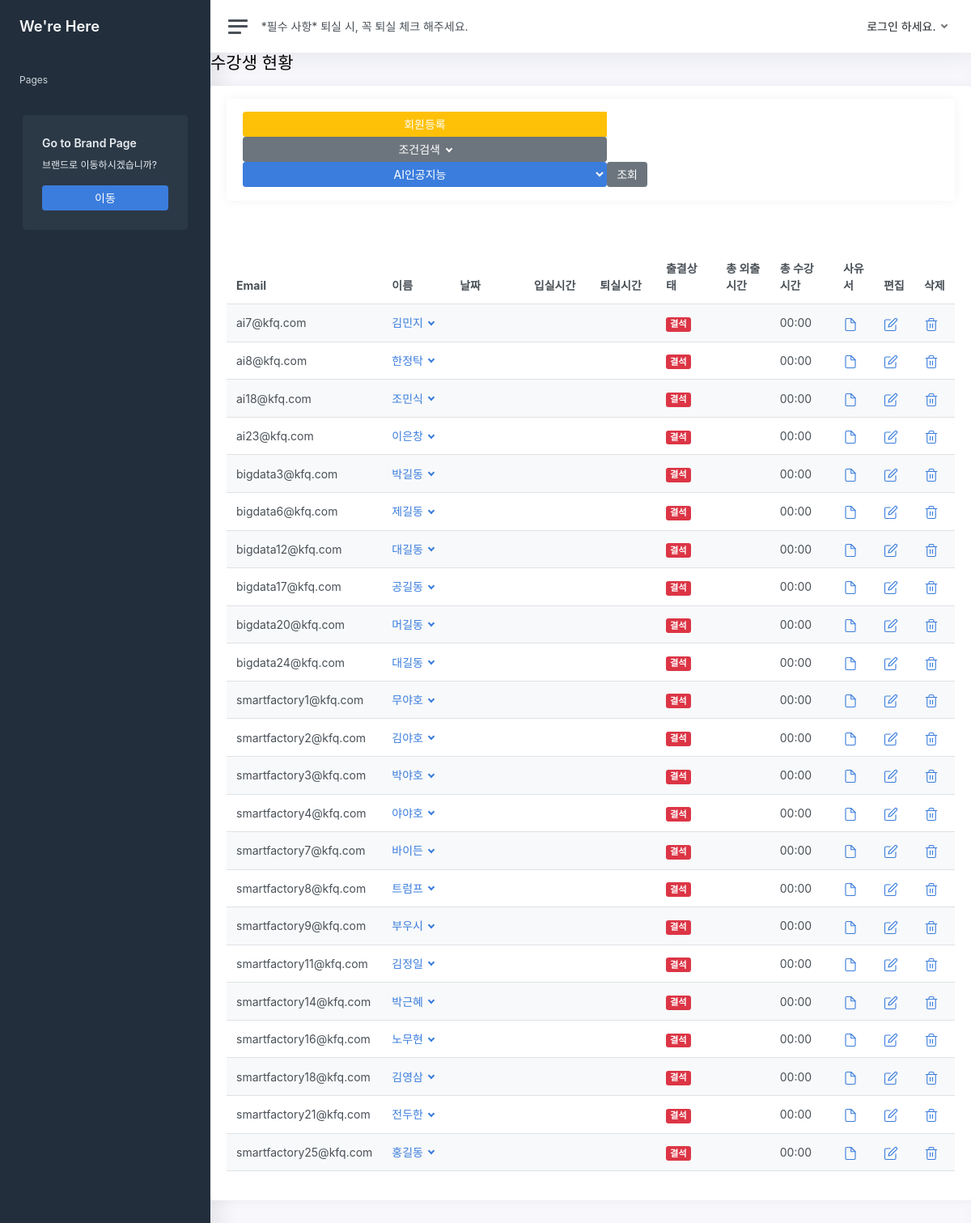
The page /CRM/status/data/absent/ on the database its author committed.
### CRM/models.py (models this page shows)
class Student_list(models.Model):
    studentListNum = models.AutoField(ClassList, primary_key=True)
    member_fk = models.ForeignKey(Member, on_delete=models.CASCADE)
    class_fk = models.ForeignKey(ClassList, on_delete=models.CASCADE)
    date = models.DateField(auto_now_add=True)
    attendance = models.CharField(max_length=2,default='N',null=True)
    absent = models.CharField(max_length=2,default='N',null=True)
    late = models.CharField(max_length=2,default='N',null=True)
    early= models.CharField(max_length=2,default='N',null=True)
    input_time = models.DateTimeField(null=True)
    output_time= models.DateTimeField(null=True)
    total_time_outing = models.DateTimeField(null=True)
    total_time = models.DateTimeField(null=True)
    temperature = models.FloatField(null=True)

class Member (models.Model):
    email = models.CharField(max_length=200, primary_key=True)
    class_fk = models.ForeignKey(ClassList, on_delete=models.CASCADE, null=True)
    password = models.CharField(max_length=200)
    name = models.CharField(max_length=50)
    age = models.IntegerField(null=True)
    university = models.CharField(max_length=50,default = '',null=True)
    major = models.CharField(max_length=50,default = '',null=True)
    interest_language = models.CharField(max_length=50,default = '',null=True)
    phone_number = models.CharField(max_length=100,default = '',null=True)
    address = models.CharField(max_length=200,default = '',null=True)
    birth = models.DateField(null=True)
    seat_num = models.IntegerField(null=True)
    authority = models.CharField(max_length=50)

### CRM/VIEW/status.py (the view)
# urls.py: path('status/data/absent/',             Status.absent,        name='status_absent'),
    def absent(request):
        classlist = ClassList.objects.all()
        list_status_here = Student_list.objects.filter(absent='Y')
        context = {'classlist' : classlist,}
        for object in list_status_here:
            object.date = ''
            object.input_time = ''
            object.output_time = ''
            object.total_time = '00:00'
            object.absent = '결석'
        context = {'list_status' : list_status_here, 'classlist' : classlist,}
        return render(request, './crm/page/03_status/status_03.html', context)

### CRM/templates/crm/page/03_status/status_03.html (shortened to what this page needs)
{% extends 'crm/include/base_c.html' %}
{% load static %}
{% block content %}
<h1 class="h3 mb-3">수강생 현황</h1>
<div class="row">
    <div class="col-12">
        <div class="card">
            <div class="card-header">
                <div class="card">
                    <div class="card-header">
                        <div class="btn-group">
                            <button type="button" class="btn btn-warning" data-toggle="modal" data-target="#centeredModalWarning" style="width:450px">
                            회원등록
                            </button>
                        </div>
                        <div class="btn-group">
                            <button type="button" class="btn btn-secondary dropdown-toggle" data-toggle="dropdown"
                                style="width:450px">
                                조건검색
                            </button>
                        </div>
                        <div class="btn-group">
                            <select type="button" class="btn btn-primary dropdown-toggle" data-toggle="dropdown"
                                aria-haspopup="true" aria-expanded="false" name="select_class"
                                id="select_class" onchange="search_class()" style="width:450px">
                                <div class="dropdown-menu">
                                    {% for object in classlist %}
                                    <option>{{ object.class_name }}</option>
                                </div>
                                {% endfor %}
                                <form action="{% url 'CRM:status_data'%}"method="post">
                                    <button type="submit" class="btn btn-secondary"> 조회 </button>
                                </form>
                            </div>
                    </div>
                </div>
            </div>
            <div class="card-body">
                <table class="table table-striped" id="dynamicTable">
                    <thead>
                        <tr>
                            <th style="width:6%;">Email</th>
                            <th style="width:10%">이름</th>
                            <th style="width:15%">날짜</th>
                            <th style="width:13%">입실시간</th>
                            <th style="width:13%">퇴실시간</th>
                            <th style="width:10%">출결상태</th>
                            <th style="width:10%">총 외출시간</th>
                            <th style="width:10%">총 수강시간</th>
                            <th style="width:5%">사유서</th>
                            <th style="width:4%">편집</th>
                            <th style="width:4%">삭제</th>
                        </tr>
                    </thead>
                    <tbody id="dynamicTbody">
                        {% for status in list_status %}
                        <tr>
                            <td> {{status.member_fk.email}} </td>
                            <td>
                                <a class="dropdown-toggle" href="#" data-toggle="dropdown" aria-expanded="false">
                                    {{ status.member_fk.name }}
                                </a>
                            </td>
                            <td> {{status.date}} </td>
                            <td> {{status.input_time}} </td>
                            <td> {{status.output_time}} </td>
                            {% if status.absent == '결석' %}
                            <td> <span class="badge bg-danger"> 결석 </span> </td>
                            {% elif status.absent == '미퇴실' %}
                            <td> <span class="align-middle"> 미퇴실 </span> </td>
                            {% elif status.absent == '지각' %}
                            <td> <span class="badge bg-warning"> 지각 </span> </td>
                            {% elif status.absent == '조퇴' %}
                            <td> 조퇴 </td>
                            {% else %}
                            <td> <span class="badge bg-success"> 출석 </span> </td>
                            {% endif %}
                            <td> </td>
                            <td> {{status.total_time}} </td>
                            <td> <a href="#"> </a></td>
                            <td> <a href="#">
                            </a></td>
                            <td> <a href="#">
                            </a></td>
                        </tr>
                        {% endfor %}
                    </tbody>
                </table>
            </div>
        </div>
    </div>
</div>
{% endblock %}

### rows shown on the page
Student_list: member_fk.email "ai7@kfq.com", member_fk.name "김민지", absent "결석", total_time "00:00"
Student_list: member_fk.email "ai8@kfq.com", member_fk.name "한정탁", absent "결석", total_time "00:00"
Student_list: member_fk.email "ai18@kfq.com", member_fk.name "조민식", absent "결석", total_time "00:00"
Student_list: member_fk.email "ai23@kfq.com", member_fk.name "이은창", absent "결석", total_time "00:00"
Student_list: member_fk.email "bigdata3@kfq.com", member_fk.name "박길동", absent "결석", total_time "00:00"
Student_list: member_fk.email "bigdata6@kfq.com", member_fk.name "제길동", absent "결석", total_time "00:00"
Student_list: member_fk.email "bigdata12@kfq.com", member_fk.name "대길동", absent "결석", total_time "00:00"
Student_list: member_fk.email "bigdata17@kfq.com", member_fk.name "공길동", absent "결석", total_time "00:00"
Student_list: member_fk.email "bigdata20@kfq.com", member_fk.name "머길동", absent "결석", total_time "00:00"
Student_list: member_fk.email "bigdata24@kfq.com", member_fk.name "대길동", absent "결석", total_time "00:00"
Student_list: member_fk.email "smartfactory1@kfq.com", member_fk.name "무야호", absent "결석", total_time "00:00"
Student_list: member_fk.email "smartfactory2@kfq.com", member_fk.name "김야호", absent "결석", total_time "00:00"
Student_list: member_fk.email "smartfactory3@kfq.com", member_fk.name "박야호", absent "결석", total_time "00:00"
Student_list: member_fk.email "smartfactory4@kfq.com", member_fk.name "야야호", absent "결석", total_time "00:00"
Student_list: member_fk.email "smartfactory7@kfq.com", member_fk.name "바이든", absent "결석", total_time "00:00"
Student_list: member_fk.email "smartfactory8@kfq.com", member_fk.name "트럼프", absent "결석", total_time "00:00"
Student_list: member_fk.email "smartfactory9@kfq.com", member_fk.name "부우시", absent "결석", total_time "00:00"
Student_list: member_fk.email "smartfactory11@kfq.com", member_fk.name "김정일", absent "결석", total_time "00:00"
Student_list: member_fk.email "smartfactory14@kfq.com", member_fk.name "박근혜", absent "결석", total_time "00:00"
Student_list: member_fk.email "smartfactory16@kfq.com", member_fk.name "노무현", absent "결석", total_time "00:00"
Student_list: member_fk.email "smartfactory18@kfq.com", member_fk.name "김영삼", absent "결석", total_time "00:00"
Student_list: member_fk.email "smartfactory21@kfq.com", member_fk.name "전두한", absent "결석", total_time "00:00"
Student_list: member_fk.email "smartfactory25@kfq.com", member_fk.name "홍길동", absent "결석", total_time "00:00"

### other values the page prints
form field select_class "AI인공지능"
